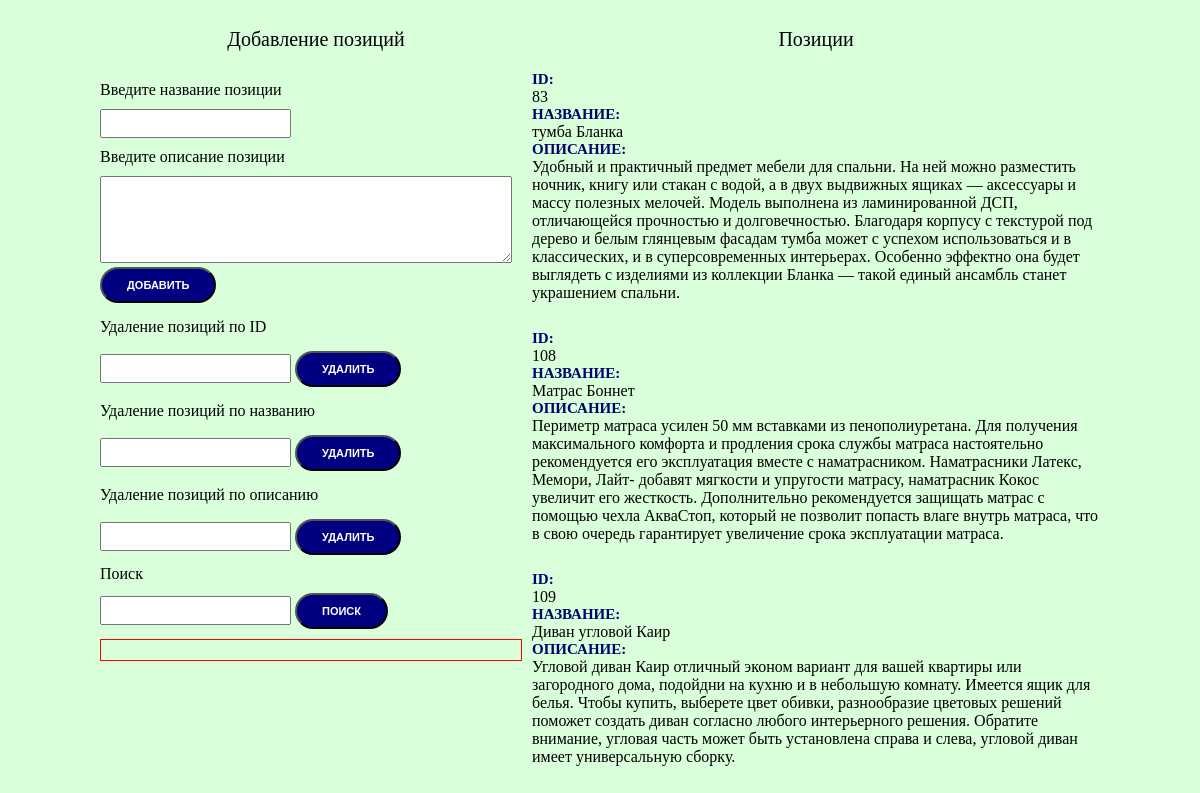
The page / on the database its author committed.
### tables this page shows
CREATE TABLE `position` (
  `id` int(11) NOT NULL,
  `name` varchar(255) NOT NULL,
  `description` varchar(1255) NOT NULL
);

### data.php (the view, shortened to what this page needs)
<?php
class Position
{
    private $connection;
    public function __construct()
    {
        $this->connection = new PDO('mysql:host=localhost; dbname=fort; charset=utf8', 'root', '');
    }
    public function showPos()
    {
        $allNames = $this->connection->query('SELECT * FROM position');
        foreach ($allNames as $name) {
            echo "<div class='Search-tile'>ID:</div>" . $name['id'] . "<div class='Search-tile'>Название:</div> " . $name['name'] . "<div class='Search-tile'>Описание:</div> " . $name['description'] . "<div class='search-tile-descr'></div>" . "<br>";
        };
    }
}

### index.php (shortened to what this page needs)
<?
require 'data.php';
?>
<!DOCTYPE html>
<html lang="en">
<head>
    <link href="src/css/common.css" rel="stylesheet">
</head>
<body>
<div id="header">
    <div>
        <div class="title">Добавление позиций</div>
        <form action="" method="post">
            <div class="text-descr">Введите название позиции</div>
            <input type="text" name="name" required>
            <div class="text-descr">Введите описание позиции</div>
            <textarea name="description" id="" cols="20" rows="5"></textarea>
            <button type="submit">Добавить</button>
        </form>
        <div class="text-delete"> Удаление позиций по ID</div>
        <form action="" method="post">
            <input type="text" name="delete">
            <button type="submit">Удалить</button>
        </form>
        <div class="text-delete"> Удаление позиций по названию</div>
        <form action="" method="post">
            <input type="text" name="deleteName">
            <button type="submit">Удалить</button>
        </form>
        <div class="text-delete"> Удаление позиций по описанию</div>
        <form action="" method="post">
            <input type="text" name="deleteDescr">
            <button type="submit">Удалить</button>
        </form>
        <div id="search-title">Поиск</div>
        <form action="" method="post">
            <input type="search" id="search" name="search">
            <button type="submit" id="search-btn">Поиск</button>
        </form>
        <div id="search-show">
            <? $position->search($_POST['search']);?>
        </div>
    </div>
    <div id="show-position">
        <div class="title">Позиции</div>
        <? $position->showPos();?>
    </div>
</div>
</body>
</html>

### src/css/common.css (style rules this page uses)
body { background-color: #d9ffdb; }
#header { display: flex; justify-content: space-between; max-width: 1000px; margin: 0 auto; padding-top: 20px; }
.title { padding: 0 0 20px 0; font-size: 20px; text-align: center; }
.text-descr { padding: 10px 0; }
textarea { width: 400px; margin-right: 20px; padding: 5px; outline: 0; text-decoration: none; }
input { outline: 0; text-decoration: none; padding: 5px; }
.text-delete { padding: 15px 0; }
#search-title { padding: 10px 0; }
#search-show { max-width: 400px; padding: 10px; margin: 10px 0; border: 1px solid red; }
button { border-radius: 35px; text-transform: uppercase; color: #FFffff; background-color: #000080; padding: 10px 25px; position: relative; font-size: 11px; text-decoration: none; outline: 0; font-weight: bold; }
.Search-tile { color: #000169; text-transform: uppercase; font-size: 15px; font-weight: bold; }
.search-tile-descr { padding-bottom: 10px; }

### rows shown on the page
position: id "83", name "тумба Бланка", description "Удобный и практичный предмет мебели для спальни. На ней можно разместить ночник, книгу или стакан с водой, а в двух выдвижных ящиках — аксессуары и массу полезных мелочей. Модель выполнена из ламинированной ДСП, отличающейся прочностью и долговечностью. Благодаря корпусу с текстурой под дерево и белым глянцевым фасадам тумба может с успехом использоваться и в классических, и в суперсовременных интерьерах. Особенно эффектно она будет выглядеть с изделиями из коллекции Бланка — такой единый ансамбль станет украшением спальни."
position: id "108", name "Матрас Боннет", description "Периметр матраса усилен 50 мм вставками из пенополиуретана. Для получения максимального комфорта и продления срока службы матраса настоятельно рекомендуется его эксплуатация вместе с наматрасником. Наматрасники Латекс, Мемори, Лайт- добавят мягкости и упругости матрасу, наматрасник Кокос увеличит его жесткость. Дополнительно рекомендуется защищать матрас с помощью чехла АкваСтоп, который не позволит попасть влаге внутрь матраса, что в свою очередь гарантирует увеличение срока эксплуатации матраса."
position: id "109", name "Диван угловой Каир", description "Угловой диван Каир отличный эконом вариант для вашей квартиры или загородного дома, подойдни на кухню и в небольшую комнату. Имеется ящик для белья. Чтобы купить, выберете цвет обивки, разнообразие цветовых решений поможет создать диван согласно любого интерьерного решения. Обратите внимание, угловая часть может быть установлена справа и слева, угловой диван имеет универсальную сборку."
